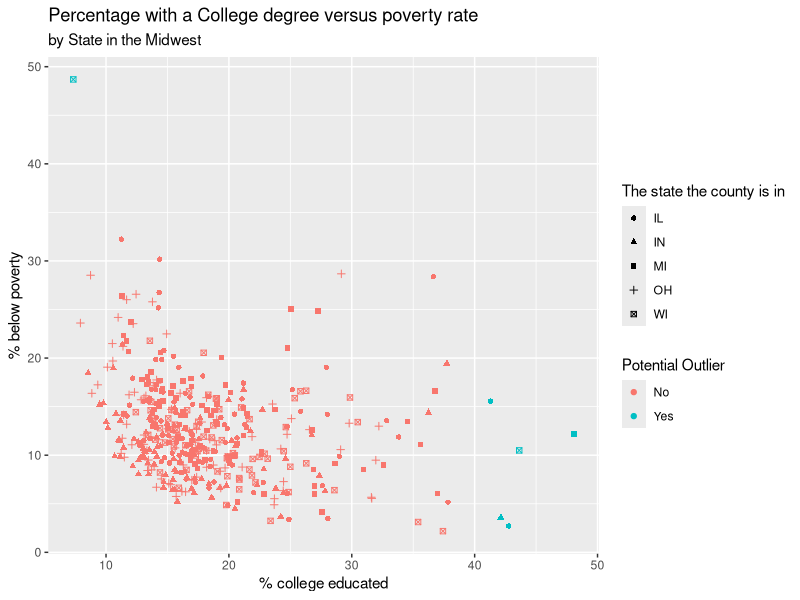

R code for this plot:
## ---- chunk 1
#| eval: true
#| message: false

library(tidyverse)
## ---- chunk 2
midwest |>
  count(state, sort = TRUE)
## ---- chunk 3
midwest |>
  count(county, state) |>
  count(county, name = "nstates") |>
  filter(nstates == 5)
## ---- chunk 4
midwest |>
  filter(popdensity > 25000) |>
  select(county, state, popdensity, poptotal, area) |>
  arrange(desc(popdensity))
## ---- chunk 5
midwest |>
  filter(popdensity == max(popdensity)) |>
  select(county, state, popdensity, poptotal, area)
## ---- chunk 6
midwest |>
  summarize(
    median(popdensity),
    q1 = quantile(popdensity, 0.25),
    q3 = quantile(popdensity, 0.75)
  )
## ---- chunk 7
midwest |>
  count(state, inmetro) |>
  group_by(state) |>
  mutate(prop = n / sum(n))
## ---- chunk 8
midwest |>
  filter(percbelowpoverty >= 40,
         percollege <= 10) |>
  select(county, state,
         percbelowpoverty,
         percollege)
## ---- chunk 9
midwest |>
  filter(percollege >= 40,
         percbelowpoverty <= 20) |>
  select(county, state,
         percbelowpoverty,
         percollege)
## ---- chunk 10
midwest |>
  filter(
    (percbelowpoverty >= 40 & percollege <= 10) |
    (percbelowpoverty <= 20 & percollege >= 40)
  ) |>
  select(county, state,
         percbelowpoverty,
         percollege)
## ---- chunk 11
midwest |>
  mutate(
    potential_outlier = if_else(
    (percbelowpoverty >= 40 & percollege <= 10) |
    (percbelowpoverty <= 20 & percollege >= 40),
      "Yes",
      "No"
    )
  ) |>
  select(county, state,
         percbelowpoverty,
         percollege,
         potential_outlier) |>
  arrange(potential_outlier)
## ---- chunk 12
midwest |> 
  mutate(
  potential_outlier = if_else (
(percbelowpoverty >= 40 & percollege <= 10) | 
(percbelowpoverty <= 20 & percollege >= 40),
"Yes",
"No")) |>
ggplot (aes (x = percollege, y = percbelowpoverty, colour = potential_outlier, shape = state)) +
geom_point() +
  labs (
  x= "% college educated",
  y = "% below poverty",
  colour = "Potential Outlier",
  shape = "The state the county is in",
  title = "Percentage with a College degree versus poverty rate",
  subtitle = "by State in the Midwest")

## ---- chunk 13
  state_population <- midwest |>
  group_by(state) |>
  summarize(total_population = sum(poptotal)) |>
  arrange(desc(total_population))
state_population
## ---- chunk 14
state_population |>
  mutate(
    population_prop = total_population / sum(total_population)
  ) |>
  arrange(desc(population_prop))
## ---- chunk 15
state_poverty <- midwest |>
  group_by(state) |>
  summarise(mean_percbelowpoverty = mean(percbelowpoverty))
state_poverty
## ---- chunk 16
state_poverty |>
  arrange(mean_percbelowpoverty)
## ---- chunk 17
df <- tibble(
  var_1 = c(10, 20, 30, 40, 50),
  var_2 = c("Pizza", "Burger", "Pizza", "Pizza", "Burger"),
  var_3 = c("Apple", "Apple", "Pear", "Pear", "Banana")
)

df
## ---- chunk 18
df <- tibble(
  var_1 = c(10, 20, 30, 40, 50),
  var_2 = c("Pizza", "Burger", "Pizza", "Pizza", "Burger"),
  var_3 = c("Apple", "Apple", "Pear", "Pear", "Banana")
)

df |>
  arrange(var_2)
## ---- chunk 19
df <- tibble(
  var_1 = c(10, 20, 30, 40, 50),
  var_2 = c("Pizza", "Burger", "Pizza", "Pizza", "Burger"),
  var_3 = c("Apple", "Apple", "Pear", "Pear", "Banana")
)

df |>
  group_by(var_2)
## ---- chunk 20
df <- tibble(
  var_1 = c(10, 20, 30, 40, 50),
  var_2 = c("Pizza", "Burger", "Pizza", "Pizza", "Burger"),
  var_3 = c("Apple", "Apple", "Pear", "Pear", "Banana")
)

df |>
  group_by(var_2) |>
  summarize(mean_var_1 = mean(var_1))
## ---- chunk 21
df <- tibble(
  var_1 = c(10, 20, 30, 40, 50),
  var_2 = c("Pizza", "Burger", "Pizza", "Pizza", "Burger"),
  var_3 = c("Apple", "Apple", "Pear", "Pear", "Banana")
)

df |>
  group_by(var_2, var_3) |>
  summarize(mean_var_1 = mean(var_1))
## ---- chunk 22
df <- tibble(
  var_1 = c(10, 20, 30, 40, 50),
  var_2 = c("Pizza", "Burger", "Pizza", "Pizza", "Burger"),
  var_3 = c("Apple", "Apple", "Pear", "Pear", "Banana")
)
df |>
  group_by(var_2, var_3) |>
  summarize(mean_var_1 = mean(var_1), .groups = "drop")

## ---- chunk 23

df <- tibble(
  var_1 = c(10, 20, 30, 40, 50),
  var_2 = c("Pizza", "Burger", "Pizza", "Pizza", "Burger"),
  var_3 = c("Apple", "Apple", "Pear", "Pear", "Banana")
)
df |>
  group_by(var_2, var_3) |>
  summarize(mean_var_1 = mean(var_1), .groups = "drop")



## ---- chunk 24
df <- tibble(
  var_1 = c(10, 20, 30, 40, 50),
  var_2 = c("Pizza", "Burger", "Pizza", "Pizza", "Burger"),
  var_3 = c("Apple", "Apple", "Pear", "Pear", "Banana")
)
df |>
  group_by(var_2, var_3) |>
  mutate(mean_var_1 = mean(var_1))
